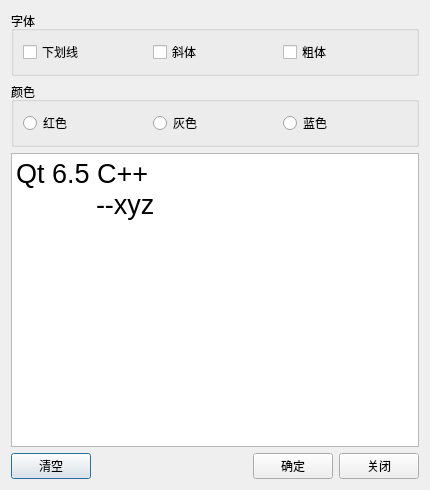
<?xml version="1.0" encoding="UTF-8"?>
<ui version="4.0">
 <class>EditText</class>
 <widget class="QDialog" name="EditText">
  <property name="geometry">
   <rect>
    <x>0</x>
    <y>0</y>
    <width>430</width>
    <height>490</height>
   </rect>
  </property>
  <property name="windowTitle">
   <string>EditText</string>
  </property>
  <property name="windowIcon">
   <iconset resource="res.qrc">
    <normaloff>:/icons/images/lmo.png</normaloff>:/icons/images/lmo.png</iconset>
  </property>
  <layout class="QVBoxLayout" name="verticalLayout">
   <item>
    <widget class="QGroupBox" name="gbFont">
     <property name="title">
      <string>字体</string>
     </property>
     <layout class="QHBoxLayout" name="layoutFont">
      <item>
       <widget class="QCheckBox" name="chbUnderLine">
        <property name="text">
         <string>下划线</string>
        </property>
       </widget>
      </item>
      <item>
       <widget class="QCheckBox" name="chbItalic">
        <property name="text">
         <string>斜体</string>
        </property>
       </widget>
      </item>
      <item>
       <widget class="QCheckBox" name="chbBold">
        <property name="text">
         <string>粗体</string>
        </property>
       </widget>
      </item>
     </layout>
    </widget>
   </item>
   <item>
    <widget class="QGroupBox" name="groupBox">
     <property name="title">
      <string>颜色</string>
     </property>
     <layout class="QHBoxLayout" name="layoutColor">
      <item>
       <widget class="QRadioButton" name="rbtnRed">
        <property name="text">
         <string>红色</string>
        </property>
       </widget>
      </item>
      <item>
       <widget class="QRadioButton" name="rbtnGray">
        <property name="text">
         <string>灰色</string>
        </property>
       </widget>
      </item>
      <item>
       <widget class="QRadioButton" name="rbtnBlue">
        <property name="text">
         <string>蓝色</string>
        </property>
       </widget>
      </item>
     </layout>
    </widget>
   </item>
   <item>
    <widget class="QPlainTextEdit" name="plainTextEdit">
     <property name="font">
      <font>
       <pointsize>20</pointsize>
      </font>
     </property>
     <property name="plainText">
      <string>Qt 6.5 C++
	--xyz</string>
     </property>
    </widget>
   </item>
   <item>
    <layout class="QHBoxLayout" name="layoutBtn">
     <item>
      <widget class="QPushButton" name="pushBtnClear">
       <property name="text">
        <string>清空</string>
       </property>
       <property name="icon">
        <iconset resource="res.qrc">
         <normaloff>:/icons/images/yellow.png</normaloff>:/icons/images/yellow.png</iconset>
       </property>
      </widget>
     </item>
     <item>
      <spacer name="horizontalSpacer">
       <property name="orientation">
        <enum>Qt::Horizontal</enum>
       </property>
       <property name="sizeHint" stdset="0">
        <size>
         <width>88</width>
         <height>20</height>
        </size>
       </property>
      </spacer>
     </item>
     <item>
      <widget class="QPushButton" name="pushBtnOk">
       <property name="text">
        <string>确定</string>
       </property>
       <property name="icon">
        <iconset resource="res.qrc">
         <normaloff>:/icons/images/green.png</normaloff>:/icons/images/green.png</iconset>
       </property>
      </widget>
     </item>
     <item>
      <widget class="QPushButton" name="pushBtnClose">
       <property name="text">
        <string>关闭</string>
       </property>
       <property name="icon">
        <iconset resource="res.qrc">
         <normaloff>:/icons/images/red.png</normaloff>:/icons/images/red.png</iconset>
       </property>
      </widget>
     </item>
    </layout>
   </item>
  </layout>
 </widget>
 <resources>
  <include location="res.qrc"/>
 </resources>
 <connections>
  <connection>
   <sender>pushBtnOk</sender>
   <signal>clicked()</signal>
   <receiver>EditText</receiver>
   <slot>accept()</slot>
   <hints>
    <hint type="sourcelabel">
     <x>581</x>
     <y>520</y>
    </hint>
    <hint type="destinationlabel">
     <x>369</x>
     <y>273</y>
    </hint>
   </hints>
  </connection>
  <connection>
   <sender>pushBtnClose</sender>
   <signal>clicked()</signal>
   <receiver>EditText</receiver>
   <slot>close()</slot>
   <hints>
    <hint type="sourcelabel">
     <x>681</x>
     <y>520</y>
    </hint>
    <hint type="destinationlabel">
     <x>369</x>
     <y>273</y>
    </hint>
   </hints>
  </connection>
 </connections>
</ui>
